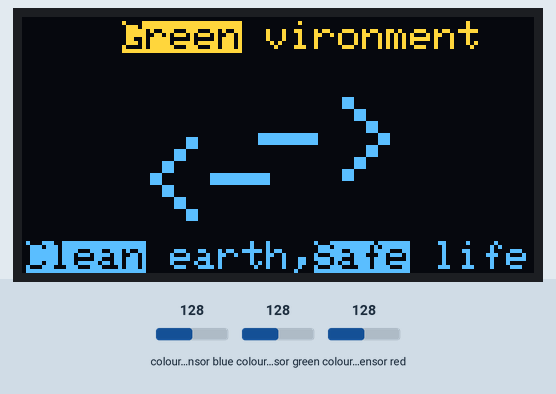
This sketch was run on a simulated Arduino Uno, built with avr-gcc and run on an emulated ATmega328P. Shown: 128×64 one-colour display. Inputs (shaded band) come from the test bench; at power-on: colour sensor blue 128, colour sensor green 128, colour sensor red 128. The OLED is the two-colour kind (top 16 rows yellow); what the sketch prints to the serial monitor is not drawn.

Above: at 2.4 s.

The sketch:

Best_with_OLED_and_manaj_thani.ino
```cpp
#include <Wire.h>
#include "Adafruit_TCS34725.h"
#include <Adafruit_SSD1306.h>
#include <Adafruit_GFX.h>
#define OLED_ADDR   0x3C
Adafruit_SSD1306 display(-1);
#if (SSD1306_LCDHEIGHT != 64)
#error("Height incorrect, please fix Adafruit_SSD1306.h!");
#endif
Adafruit_TCS34725 tcs = Adafruit_TCS34725(TCS34725_INTEGRATIONTIME_50MS,TCS34725_GAIN_4X);

void setup(void) {
  // put your setup code here, to run once:
  Serial.begin(9600);
  delay(2000);
  Serial.println("Color detection Project");
  delay(200);
  Serial.println("Searching Sensor...");
  delay(100);
  if(tcs.begin()){
    Serial.println("Color Sensor Found");
  }
  else{
    Serial.print("Buffering");
    delay(1000);
    Serial.println("..");
    Serial.println("Check your wire");
    while(1){
      Serial.println("Try again");
      delay(5000);
    }
  }
  display.begin(SSD1306_SWITCHCAPVCC, OLED_ADDR);
  display.clearDisplay();
  display.display();
  display.clearDisplay();
  display.setTextSize(1);
  display.setCursor(25,1);
  display.setTextColor(BLACK, WHITE);
  display.print("Green");
  display.setTextColor(WHITE);
  display.print(" ");
  display.print("vironment");
  display.setTextSize(3);
  display.setCursor(59,20);
  display.print("->");
  display.setCursor(29,30);
  display.print("<-");
  display.setTextSize(1);
  display.setCursor(1,56);
  display.setTextColor(BLACK, WHITE);
  display.print("Clean");
  display.setTextColor(WHITE);
  display.print(" ");
  display.print("earth,");
  display.setTextColor(BLACK, WHITE);
  display.print("Safe");
  display.setTextColor(WHITE);
  display.print(" ");
  display.print("life");
  display.display();
}
void loop(void) {
  float r,g,b;
  int R=0,G=0,B=0;
  tcs.setInterrupt(false); //LED on
  delay(60);   //atleast 50milli Sec for Reading
  tcs.getRGB(&r,&g,&b);
  tcs.setInterrupt(true);  //LED off
  Serial.print("Red: ");
  Serial.print(int(r));
  Serial.print("\t");
  Serial.print("Green: ");
  Serial.print(int(g));
  Serial.print("\t");
  Serial.print("Blue: ");
  Serial.print(int(b));
  Serial.println("\t");
  R=int(r);
  G=int(g);
  B=int(b);
  Serial.print("rgb(");
  Serial.print(R);
  Serial.print(",");
  Serial.print(G);
  Serial.print(",");
  Serial.print(B);
  Serial.println(")");
  if((R>90) && (G>80) && (B>34)&&(R<116) && (G<100) && (B<62)){
    Serial.println("Sample 1 High Turbidity"); //Bisleri
    display.clearDisplay();
    display.setTextSize(2);
    display.setCursor(1,1);
    display.setTextColor(WHITE);
    display.print("S1");
    display.display();
    delay(1000);
  }
  else if((R>76) && (G>83) && (B>60)&&(R<92) && (G<101) && (B<81)){
  Serial.println("Sample 2"); //Bailley
  display.clearDisplay();
  display.setTextSize(2);
  display.setCursor(1,1);
  display.setTextColor(WHITE);
  display.print("S2");
  display.display();
  delay(1000);
  }
  else  if((R>40) && (G>85) && (B>74) && (R<72) && (G<124) && (B<116)){
    Serial.println("Sample 3 Low Turbidity");//Dark Bailley
  display.clearDisplay();
  display.setTextSize(2);
  display.setCursor(1,1);
  display.setTextColor(WHITE);
  display.print("S3");
  display.display();
  delay(1000);
  }
  else  if((R>56) && (G>82) && (B>73) && (R<90) && (G<96) && (B<89)){
    Serial.println("Sample 4 Pure Water");//Schweppes
  display.clearDisplay();
  display.setTextSize(2);
  display.setCursor(1,1);
  display.setTextColor(WHITE);
  display.print("S4");
  display.display();
    delay(1000);
  }
  else{
    Serial.println("Sorry,Error occured");
  display.clearDisplay();
  display.setTextSize(1);
  display.setCursor(25,1);
  display.setTextColor(BLACK, WHITE);
  display.print("Green");
  display.setTextColor(WHITE);
  display.print(" ");
  display.print("vironment");
  display.setTextSize(3);
  display.setCursor(59,20);
  display.print("->");
  display.setCursor(29,30);
  display.print("<-");
  display.setTextSize(1);
  display.setCursor(1,56);
  display.setTextColor(BLACK, WHITE);
  display.print("Clean");
  display.setTextColor(WHITE);
  display.print(" ");
  display.print("earth,");
  display.setTextColor(BLACK, WHITE);
  display.print("Safe");
  display.setTextColor(WHITE);
  display.print(" ");
  display.print("life");
  display.display();
  }
  delay(3000);
}
```
